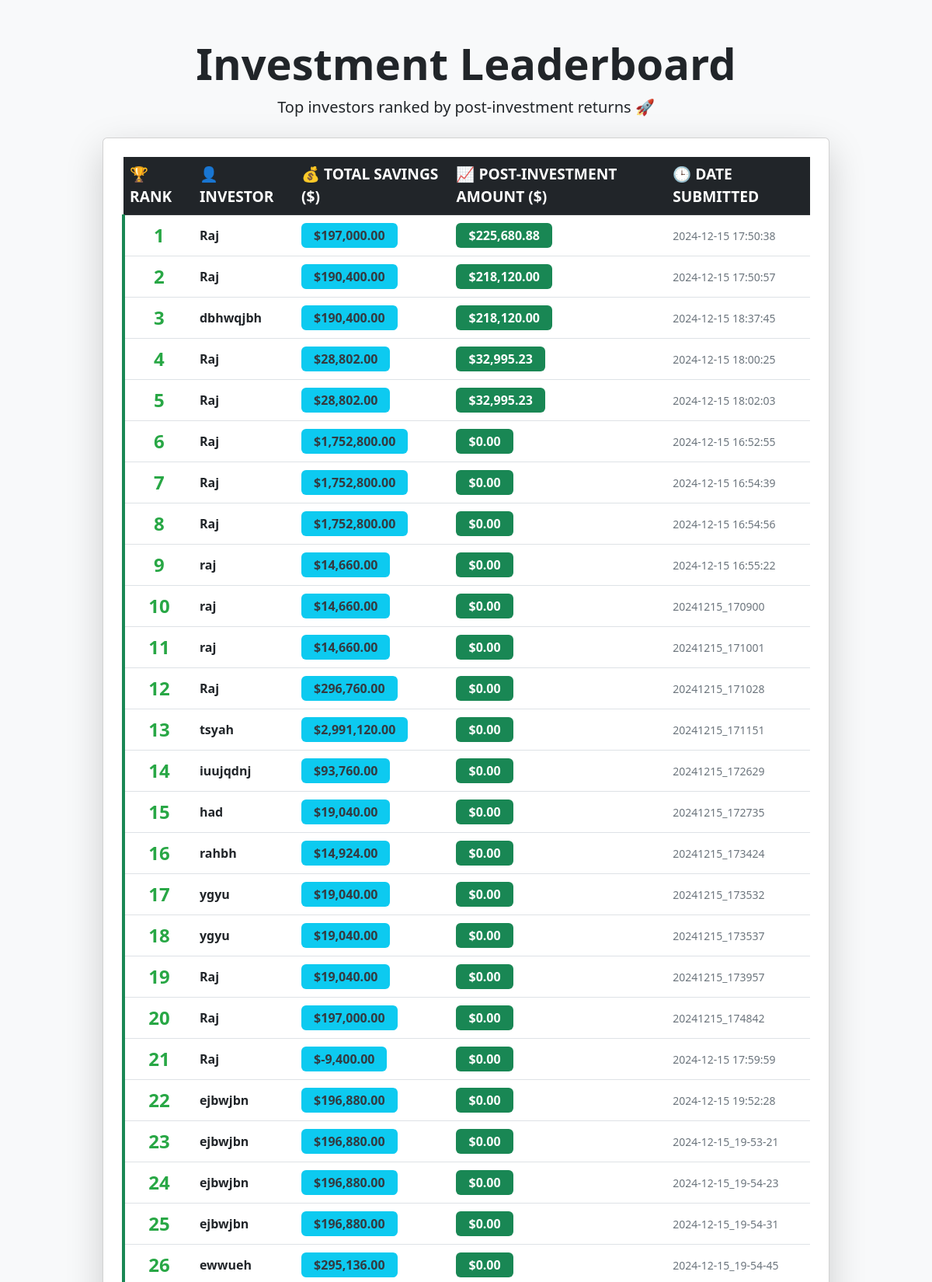
The app's page /leaderboard (upper part) with its own data.
### tables this page shows
CREATE TABLE "user_data" (
	"id"	INTEGER,
	"name"	TEXT NOT NULL,
	"rent"	REAL NOT NULL,
	"utilities"	REAL NOT NULL,
	"groceries"	REAL NOT NULL,
	"other_expenses"	REAL NOT NULL,
	"earnings"	REAL NOT NULL,
	"total_expenses"	REAL NOT NULL,
	"savings"	REAL NOT NULL,
	"timestamp"	TEXT NOT NULL,
	"post_investment"	REAL,
	PRIMARY KEY("id" AUTOINCREMENT)
);

### main.py (the view)
@app.get("/leaderboard", response_class=HTMLResponse)
async def leaderboard(request: Request):
    try:
        with sqlite3.connect(DATABASE) as conn:
            cursor = conn.cursor()
            cursor.execute("""
                SELECT name, savings, post_investment, timestamp
                FROM user_data
                ORDER BY post_investment DESC
            """)
            leaderboard_data = cursor.fetchall()
        return templates.TemplateResponse(
            "leaderboard.html",
            {
                "request": request,
                "leaderboard_data": leaderboard_data,
                "enumerate": enumerate
            },
        )
    except Exception as e:
        return templates.TemplateResponse(
            "index.html", {"request": request, "error": str(e)}
        )

### templates/Leaderboard.html (shortened to what this page needs)
<!DOCTYPE html>
<html lang="en">
<head>
    <link href="https://cdn.jsdelivr.net/npm/bootstrap@5.3.0-alpha1/dist/css/bootstrap.min.css" rel="stylesheet">
    <link href="/static/style.css" rel="stylesheet">
</head>
<body class="bg-light">
    <div class="container mt-5">
        <div class="text-center mb-4">
            <h1 class="display-4 fw-bold">Investment Leaderboard</h1>
            <p class="lead">Top investors ranked by post-investment returns 🚀</p>
        </div>
        {% if leaderboard_data %}
        <div class="card shadow-lg p-4 mt-4">
            <table class="table table-hover align-middle">
                <thead class="table-dark">
                    <tr>
                        <th scope="col">🏆 Rank</th>
                        <th scope="col">👤 Investor</th>
                        <th scope="col">💰 Total Savings ($)</th>
                        <th scope="col">📈 Post-Investment Amount ($)</th>
                        <th scope="col">🕒 Date Submitted</th>
                    </tr>
                </thead>
                <tbody>
                    {% for idx, row in enumerate(leaderboard_data, start=1) %}
                    <tr class="leader-row">
                        <th scope="row" class="text-center text-success">{{ idx }}</th>
                        <td>
                            <span class="fw-bold">{{ row[0] or 'N/A' }}</span>
                        </td>
                        <td>
                            <span class="badge bg-info text-dark">${{ '{:,.2f}'.format(row[1] or 0) }}</span>
                        </td>
                        <td>
                            <span class="badge bg-success text-white">${{ '{:,.2f}'.format(row[2] or 0) }}</span>
                        </td>
                        <td>
                            <span class="text-muted small">{{ row[3] or 'N/A' }}</span>
                        </td>
                    </tr>
                    {% endfor %}
                </tbody>
            </table>
        </div>
        {% else %}
        <div class="alert alert-warning text-center mt-5" role="alert">
            <strong>No data available!</strong> Be the first to submit your financial data 📊.
        </div>
        {% endif %}
    </div>
</body>
</html>

### templates/style.css (style rules this page uses)
body { background: #f8f9fa; }
.container { max-width: 960px; }
.leader-row { border-left: 4px solid #198754; }
.leader-row th { font-size: 1.5rem; color: #198754; }
.table thead th { font-size: 1.2rem; text-transform: uppercase; }
.fw-bold { font-weight: bold !important; }
.text-success { color: #28a745 !important; }
.text-muted { color: #6c757d !important; }
.text-dark { color: #343a40 !important; }
.badge { font-size: 1rem !important; padding: 0.5rem 1rem; }

### records on screen
user_data: idx "1", name "Raj", savings "197,000.00", post_investment "225,680.88", timestamp "2024-12-15 17:50:38"
user_data: idx "2", name "Raj", savings "190,400.00", post_investment "218,120.00", timestamp "2024-12-15 17:50:57"
user_data: idx "3", name "dbhwqjbh", savings "190,400.00", post_investment "218,120.00", timestamp "2024-12-15 18:37:45"
user_data: idx "4", name "Raj", savings "28,802.00", post_investment "32,995.23", timestamp "2024-12-15 18:00:25"
user_data: idx "5", name "Raj", savings "28,802.00", post_investment "32,995.23", timestamp "2024-12-15 18:02:03"
user_data: idx "6", name "Raj", savings "1,752,800.00", post_investment "0.00", timestamp "2024-12-15 16:52:55"
user_data: idx "7", name "Raj", savings "1,752,800.00", post_investment "0.00", timestamp "2024-12-15 16:54:39"
user_data: idx "8", name "Raj", savings "1,752,800.00", post_investment "0.00", timestamp "2024-12-15 16:54:56"
user_data: idx "9", name "raj", savings "14,660.00", post_investment "0.00", timestamp "2024-12-15 16:55:22"
user_data: idx "10", name "raj", savings "14,660.00", post_investment "0.00", timestamp "20241215_170900"
user_data: idx "11", name "raj", savings "14,660.00", post_investment "0.00", timestamp "20241215_171001"
user_data: idx "12", name "Raj", savings "296,760.00", post_investment "0.00", timestamp "20241215_171028"
user_data: idx "13", name "tsyah", savings "2,991,120.00", post_investment "0.00", timestamp "20241215_171151"
user_data: idx "14", name "iuujqdnj", savings "93,760.00", post_investment "0.00", timestamp "20241215_172629"
user_data: idx "15", name "had", savings "19,040.00", post_investment "0.00", timestamp "20241215_172735"
user_data: idx "16", name "rahbh", savings "14,924.00", post_investment "0.00", timestamp "20241215_173424"
user_data: idx "17", name "ygyu", savings "19,040.00", post_investment "0.00", timestamp "20241215_173532"
user_data: idx "18", name "ygyu", savings "19,040.00", post_investment "0.00", timestamp "20241215_173537"
user_data: idx "19", name "Raj", savings "19,040.00", post_investment "0.00", timestamp "20241215_173957"
user_data: idx "20", name "Raj", savings "197,000.00", post_investment "0.00", timestamp "20241215_174842"
user_data: idx "21", name "Raj", savings "-9,400.00", post_investment "0.00", timestamp "2024-12-15 17:59:59"
user_data: idx "22", name "ejbwjbn", savings "196,880.00", post_investment "0.00", timestamp "2024-12-15 19:52:28"
user_data: idx "23", name "ejbwjbn", savings "196,880.00", post_investment "0.00", timestamp "2024-12-15_19-53-21"
user_data: idx "24", name "ejbwjbn", savings "196,880.00", post_investment "0.00", timestamp "2024-12-15_19-54-23"
user_data: idx "25", name "ejbwjbn", savings "196,880.00", post_investment "0.00", timestamp "2024-12-15_19-54-31"
user_data: idx "26", name "ewwueh", savings "295,136.00", post_investment "0.00", timestamp "2024-12-15_19-54-45"
